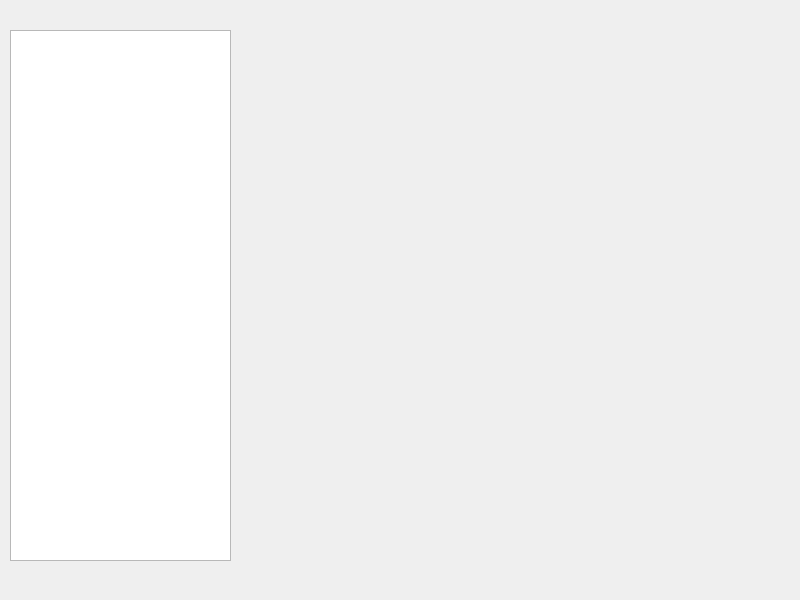
<?xml version="1.0" encoding="UTF-8"?>
<ui version="4.0">
 <class>MainWindow</class>
 <widget class="QMainWindow" name="MainWindow">
  <property name="geometry">
   <rect>
    <x>0</x>
    <y>0</y>
    <width>800</width>
    <height>600</height>
   </rect>
  </property>
  <property name="windowTitle">
   <string>MainWindow</string>
  </property>
  <widget class="QWidget" name="centralwidget">
   <widget class="QListWidget" name="blocks">
    <property name="geometry">
     <rect>
      <x>10</x>
      <y>30</y>
      <width>221</width>
      <height>531</height>
     </rect>
    </property>
   </widget>
  </widget>
 </widget>
 <resources/>
 <connections/>
</ui>
